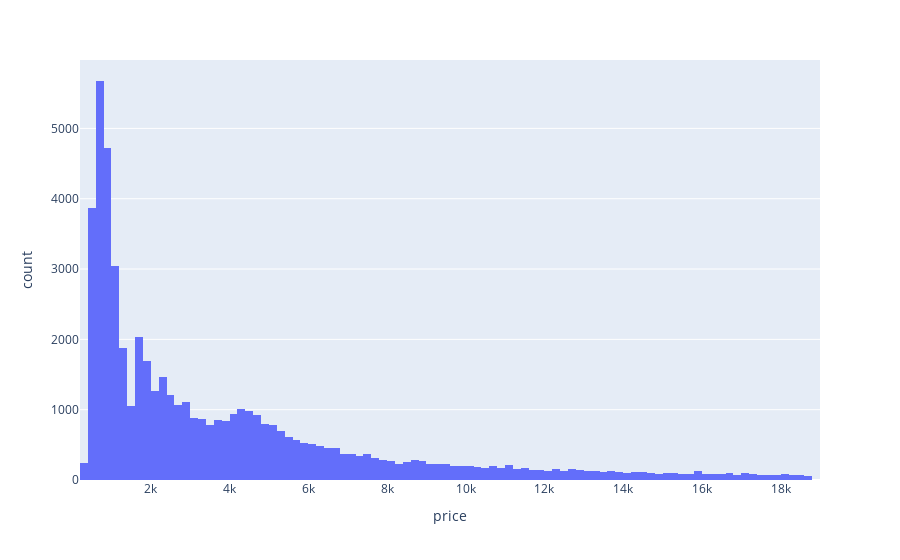

Notebook source saved alongside this figure:
### Code cell
px.histogram(df, x="price")

### Figure 1 — Plotly figure (JSON) as saved in the notebook; plotly's stock layout.template omitted (floating-point values rounded to 4 significant figures; data arrays with more than 128 entries replaced by an {"elided": "..."} marker saying what was removed)
{"data": [{"alignmentgroup": "True", "bingroup": "x", "hovertemplate": "price=%{x}<br>count=%{y}<extra></extra>", "legendgroup": "", "marker": {"color": "#636efa", "pattern": {"shape": ""}}, "name": "", "offsetgroup": "", "orientation": "v", "showlegend": false, "type": "histogram", "x": {"elided": "53932 int values"}, "xaxis": "x", "yaxis": "y"}], "layout": {"barmode": "relative", "legend": {"tracegroupgap": 0}, "margin": {"t": 60}, "xaxis": {"anchor": "y", "domain": [0, 1], "title": {"text": "price"}}, "yaxis": {"anchor": "x", "domain": [0, 1], "title": {"text": "count"}}}}
